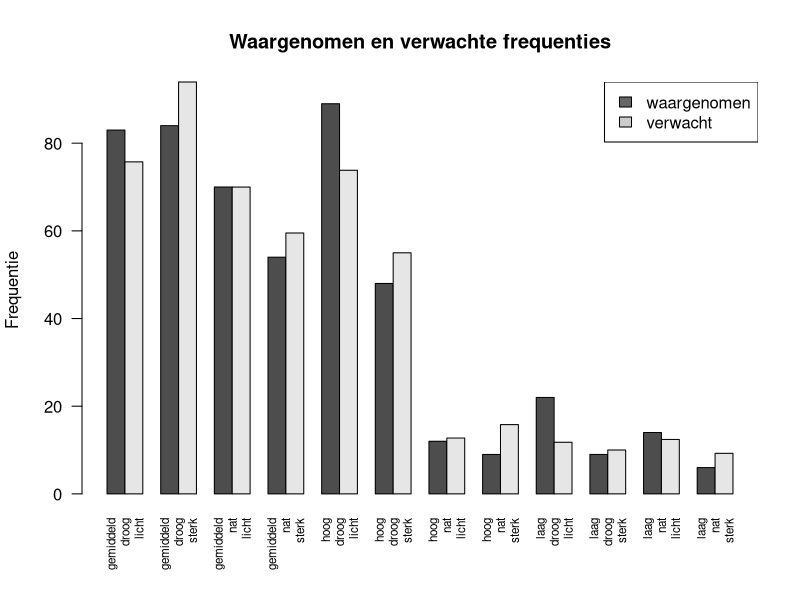
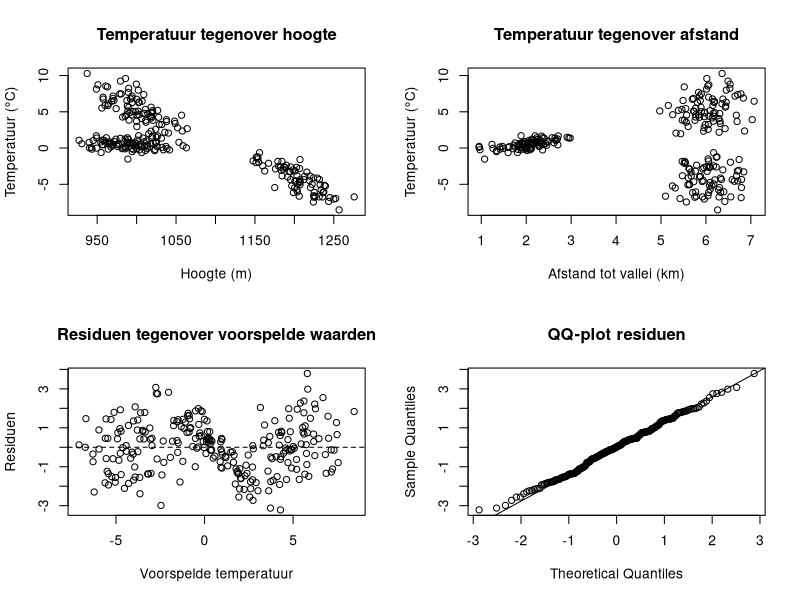
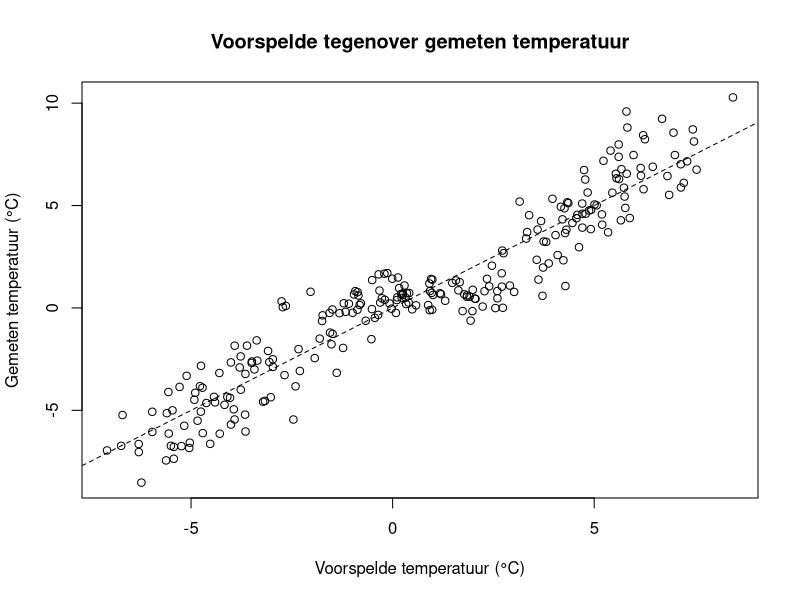
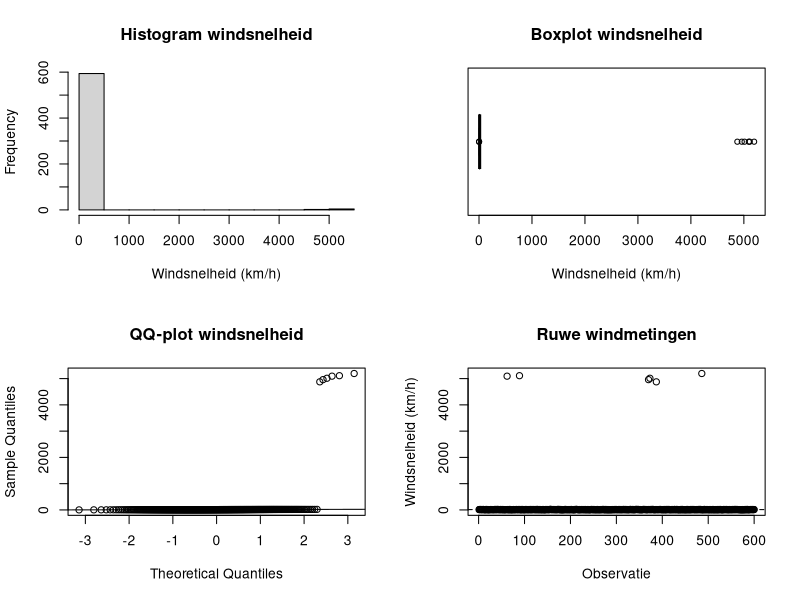

Source code (R) for these figures, in order:
# Project Elementaire Statistiek 2026
# Vervang hieronder 0123456789 door je eigen studentennummer.

studentennummer <- 20246031
alpha <- 0.01

# Data inladen en persoonlijke steekproeven nemen
sneeuw <- read.csv("Sneeuw.csv", row.names = 1)
set.seed(studentennummer); my_sneeuw_index <- sample(1:5000, 500)
my_sneeuw <- sneeuw[my_sneeuw_index, ]

temp <- read.csv("Temperatuur.csv", row.names = 1)
set.seed(studentennummer); my_temp_index <- sample(1:4500, 250)
my_temp <- temp[my_temp_index, ]

wind <- read.csv("Wind.csv", row.names = 1)
set.seed(studentennummer); my_wind_index <- sample(1:605, 600)
my_wind <- wind[my_wind_index, , drop = FALSE]

# Alle uitvoer komt ook in een tekstbestand terecht.
dir.create("figuren", showWarnings = FALSE)
sink("project_output.txt", split = TRUE)

cat("Project Elementaire Statistiek\n")
cat("Studentennummer:", studentennummer, "\n")
cat("Significantieniveau alpha =", alpha, "\n\n")

# ============================================================
# 1. Sneeuwcondities: globale chi-kwadraattoets
# ============================================================
cat("==================== 1. Sneeuwcondities ====================\n")

sneeuw_tabel <- xtabs(~ temperatuurklasse + sneeuwtype + lawine_alarm,
                      data = my_sneeuw)
cat("Waargenomen frequenties:\n")
print(sneeuw_tabel)

N <- sum(sneeuw_tabel)
p_temp <- prop.table(margin.table(sneeuw_tabel, 1))
p_sneeuw <- prop.table(margin.table(sneeuw_tabel, 2))
p_alarm <- prop.table(margin.table(sneeuw_tabel, 3))

verwacht <- array(0, dim = dim(sneeuw_tabel), dimnames = dimnames(sneeuw_tabel))
for (i in seq_along(p_temp)) {
  for (j in seq_along(p_sneeuw)) {
    for (k in seq_along(p_alarm)) {
      verwacht[i, j, k] <- N * p_temp[i] * p_sneeuw[j] * p_alarm[k]
    }
  }
}

cat("\nVerwachte frequenties onder volledige onderlinge onafhankelijkheid:\n")
print(round(verwacht, 2))

chi2_waarde <- sum((sneeuw_tabel - verwacht)^2 / verwacht)
vrijheidsgraden <- prod(dim(sneeuw_tabel)) - sum(dim(sneeuw_tabel)) + length(dim(sneeuw_tabel)) - 1
p_waarde_sneeuw <- pchisq(chi2_waarde, df = vrijheidsgraden, lower.tail = FALSE)
kritieke_waarde <- qchisq(1 - alpha, df = vrijheidsgraden)

cat("\nChi-kwadraat teststatistiek:", chi2_waarde, "\n")
cat("Vrijheidsgraden:", vrijheidsgraden, "\n")
cat("Kritieke waarde op 1%:", kritieke_waarde, "\n")
cat("p-waarde:", p_waarde_sneeuw, "\n")
cat("Minimale verwachte frequentie:", min(verwacht), "\n")
if (p_waarde_sneeuw < alpha) {
  cat("Besluit: H0 wordt verworpen op 1%. De drie variabelen lijken niet volledig onderling onafhankelijk.\n\n")
} else {
  cat("Besluit: H0 wordt niet verworpen op 1%. Er is geen duidelijk bewijs voor onderlinge afhankelijkheid.\n\n")
}

png("figuren/sneeuw_waargenomen_verwacht.png", width = 1100, height = 700)
labels <- paste(rep(dimnames(sneeuw_tabel)[[1]], each = 4),
                rep(rep(dimnames(sneeuw_tabel)[[2]], each = 2), times = 3),
                rep(dimnames(sneeuw_tabel)[[3]], times = 6),
                sep = "\n")
barplot(rbind(as.vector(sneeuw_tabel), as.vector(verwacht)), beside = TRUE,
        names.arg = labels, las = 2, cex.names = 0.7,
        ylab = "Frequentie",
        main = "Waargenomen en verwachte frequenties")
legend("topright", legend = c("waargenomen", "verwacht"), fill = c("gray40", "gray80"))
dev.off()

# ============================================================
# 2. Temperatuur: lineaire regressie met twee verklarende variabelen
# ============================================================
cat("==================== 2. Temperatuur ====================\n")

cat("Samenvatting van my_temp:\n")
print(summary(my_temp))

cat("\nCorrelatiematrix:\n")
print(cor(my_temp))

model_temp <- lm(Temperatuur ~ Hoogte + Afstand_tot_vallei, data = my_temp)
model_null <- lm(Temperatuur ~ 1, data = my_temp)

cat("\nRegressiemodel:\n")
print(summary(model_temp))

cat("\nVergelijking met nulmodel via globale F-test:\n")
print(anova(model_null, model_temp))

r2 <- summary(model_temp)$r.squared
adj_r2 <- summary(model_temp)$adj.r.squared
resid_sd <- summary(model_temp)$sigma
rmse <- sqrt(mean(residuals(model_temp)^2))
mae <- mean(abs(residuals(model_temp)))

cat("\nR-kwadraat:", r2, "\n")
cat("Aangepaste R-kwadraat:", adj_r2, "\n")
cat("Residual standard error:", resid_sd, "\n")
cat("RMSE op de steekproef:", rmse, "\n")
cat("MAE op de steekproef:", mae, "\n")
cat("99% betrouwbaarheidsintervallen voor de coefficienten:\n")
print(confint(model_temp, level = 0.99))

png("figuren/temperatuur_verkenning.png", width = 1100, height = 800)
par(mfrow = c(2, 2))
plot(my_temp$Hoogte, my_temp$Temperatuur,
     xlab = "Hoogte (m)", ylab = "Temperatuur (°C)",
     main = "Temperatuur tegenover hoogte")
plot(my_temp$Afstand_tot_vallei, my_temp$Temperatuur,
     xlab = "Afstand tot vallei (km)", ylab = "Temperatuur (°C)",
     main = "Temperatuur tegenover afstand")
plot(fitted(model_temp), residuals(model_temp),
     xlab = "Voorspelde temperatuur", ylab = "Residuen",
     main = "Residuen tegenover voorspelde waarden")
abline(h = 0, lty = 2)
qqnorm(residuals(model_temp), main = "QQ-plot residuen")
qqline(residuals(model_temp))
par(mfrow = c(1, 1))
dev.off()

png("figuren/temperatuur_voorspeld_observeerd.png", width = 800, height = 700)
plot(fitted(model_temp), my_temp$Temperatuur,
     xlab = "Voorspelde temperatuur (°C)",
     ylab = "Gemeten temperatuur (°C)",
     main = "Voorspelde tegenover gemeten temperatuur")
abline(a = 0, b = 1, lty = 2)
dev.off()

# ============================================================
# 3. Wind: eenzijdige t-test voor het gemiddelde
# ============================================================
cat("==================== 3. Wind ====================\n")

windsnelheid <- my_wind$Wind
cat("Samenvatting windsnelheid:\n")
print(summary(windsnelheid))
cat("Standaardafwijking:", sd(windsnelheid), "\n")
cat("Aantal observaties:", length(windsnelheid), "\n")
cat("Grootste 10 waarden:\n")
print(sort(windsnelheid, decreasing = TRUE)[1:10])

mu0 <- 11.7
n_wind <- length(windsnelheid)
test_waarde_wind <- (mean(windsnelheid) - mu0) / (sd(windsnelheid) / sqrt(n_wind))
p_waarde_wind <- pt(test_waarde_wind, df = n_wind - 1, lower.tail = FALSE)
AG_wind <- c(-Inf, qt(1 - alpha, df = n_wind - 1))

t_toets <- t.test(windsnelheid, mu = mu0, alternative = "greater", conf.level = 0.99)
cat("\nEenzijdige t-test met H0: mu = 11.7 en H1: mu > 11.7\n")
print(t_toets)
cat("Handmatig berekende testwaarde:", test_waarde_wind, "\n")
cat("Aanvaardingsgebied:", AG_wind, "\n")
cat("p-waarde:", p_waarde_wind, "\n")
if (p_waarde_wind < alpha) {
  cat("Besluit: H0 wordt verworpen op 1%. De gemiddelde windsnelheid is significant groter dan 11.7 km/h.\n")
} else {
  cat("Besluit: H0 wordt niet verworpen op 1%. Er is onvoldoende bewijs dat de gemiddelde windsnelheid groter is dan 11.7 km/h.\n")
}

png("figuren/wind_verkenning.png", width = 1100, height = 800)
par(mfrow = c(2, 2))
hist(windsnelheid, main = "Histogram windsnelheid", xlab = "Windsnelheid (km/h)")
boxplot(windsnelheid, horizontal = TRUE, main = "Boxplot windsnelheid", xlab = "Windsnelheid (km/h)")
qqnorm(windsnelheid, main = "QQ-plot windsnelheid")
qqline(windsnelheid)
plot(seq_along(windsnelheid), windsnelheid,
     xlab = "Observatie", ylab = "Windsnelheid (km/h)",
     main = "Ruwe windmetingen")
abline(h = mu0, lty = 2)
par(mfrow = c(1, 1))
dev.off()

sink()
